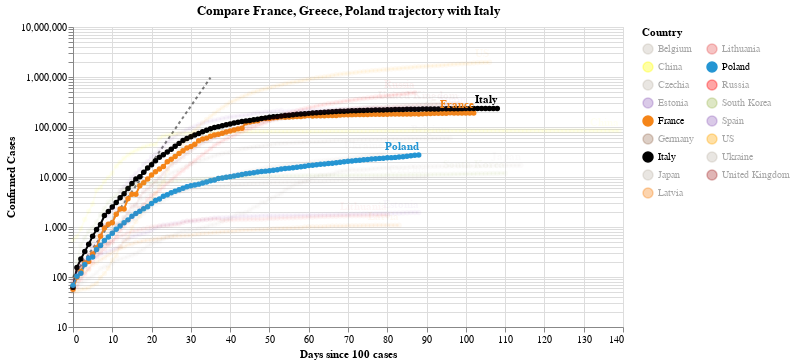

The code cell stored with this chart in its notebook:
### Code cell
#hide_input
chart2 = make_since_chart(dff2, ['France', 'Greece', 'Poland'], baseline_countries)
chart2

### Figure 1 — Vega-Lite specification as saved in the notebook (floating-point values rounded to 4 significant figures; data arrays with more than 128 entries replaced by an {"elided": "..."} marker saying what was removed)
{"config": {"view": {"continuousWidth": 400, "continuousHeight": 300}}, "layer": [{"data": {"name": "data-628230001892d6798b50651be41d1b3e"}, "mark": {"type": "line", "color": "black", "opacity": 0.5, "strokeDash": [3, 3]}, "encoding": {"x": {"type": "quantitative", "field": "Days since 100 cases"}, "y": {"type": "quantitative", "field": "Confirmed Cases"}}}, {"data": {"name": "data-964d8a34ce68315b9130cb5071e4d3d5"}, "mark": {"type": "line", "point": true}, "encoding": {"color": {"type": "nominal", "field": "Country", "legend": {"columns": 2}, "scale": {"domain": ["Belgium", "China", "Czechia", "Estonia", "France", "Germany", "Italy", "Japan", "Latvia", "Lithuania", "Poland", "Russia", "South Korea", "Spain", "US", "Ukraine", "United Kingdom"], "range": ["#C1B7AD", "yellow", "#C1B7AD", "#9467bd", "#F58518", "#9D755D", "black", "#C1B7AD", "#F58518", "#E45756", "#2495D3", "red", "#A1BA59", "#9467bd", "orange", "#C1B7AD", "brown"]}}, "opacity": {"condition": {"value": 1, "selection": "selector005"}, "value": 0.05}, "tooltip": [{"type": "nominal", "field": "Country"}, {"type": "temporal", "field": "Date"}, {"type": "quantitative", "field": "Confirmed Cases"}, {"type": "quantitative", "field": "Days since 100 cases"}], "x": {"type": "quantitative", "field": "Days since 100 cases"}, "y": {"type": "quantitative", "field": "Confirmed Cases", "scale": {"type": "log"}}}, "selection": {"selector005": {"type": "multi", "fields": ["Country"], "bind": "legend", "init": [{"Country": "France"}, {"Country": "Greece"}, {"Country": "Poland"}, {"Country": "Italy"}]}}, "width": 550}, {"data": {"name": "data-964d8a34ce68315b9130cb5071e4d3d5"}, "mark": {"type": "text", "align": "right", "dy": -8, "fontWeight": "bold"}, "encoding": {"color": {"type": "nominal", "field": "Country", "legend": {"columns": 2}, "scale": {"domain": ["Belgium", "China", "Czechia", "Estonia", "France", "Germany", "Italy", "Japan", "Latvia", "Lithuania", "Poland", "Russia", "South Korea", "Spain", "US", "Ukraine", "United Kingdom"], "range": ["#C1B7AD", "yellow", "#C1B7AD", "#9467bd", "#F58518", "#9D755D", "black", "#C1B7AD", "#F58518", "#E45756", "#2495D3", "red", "#A1BA59", "#9467bd", "orange", "#C1B7AD", "brown"]}}, "opacity": {"condition": {"value": 1, "selection": "selector005"}, "value": 0.05}, "text": {"type": "nominal", "field": "Country"}, "tooltip": [{"type": "nominal", "field": "Country"}, {"type": "temporal", "field": "Date"}, {"type": "quantitative", "field": "Confirmed Cases"}, {"type": "quantitative", "field": "Days since 100 cases"}], "x": {"type": "quantitative", "field": "Days since 100 cases"}, "y": {"type": "quantitative", "field": "Confirmed Cases", "scale": {"type": "log"}}}, "transform": [{"filter": "(datum['Date'] >= 1591660800000)"}], "width": 550}], "title": "Compare France, Greece, Poland trajectory with Italy", "$schema": "https://vega.github.io/schema/vega-lite/v4.0.2.json", "datasets": {"data-628230001892d6798b50651be41d1b3e": [{"Days since 100 cases": 0, "Confirmed Cases": 100.0}, {"Days since 100 cases": 1, "Confirmed Cases": 130.0}, {"Days since 100 cases": 2, "Confirmed Cases": 169.0}, {"Days since 100 cases": 3, "Confirmed Cases": 219.7}, {"Days since 100 cases": 4, "Confirmed Cases": 285.6}, {"Days since 100 cases": 5, "Confirmed Cases": 371.3}, {"Days since 100 cases": 6, "Confirmed Cases": 482.7}, {"Days since 100 cases": 7, "Confirmed Cases": 627.5}, {"Days since 100 cases": 8, "Confirmed Cases": 815.7}, {"Days since 100 cases": 9, "Confirmed Cases": 1060.0}, {"Days since 100 cases": 10, "Confirmed Cases": 1379.0}, {"Days since 100 cases": 11, "Confirmed Cases": 1792.0}, {"Days since 100 cases": 12, "Confirmed Cases": 2330.0}, {"Days since 100 cases": 13, "Confirmed Cases": 3029.0}, {"Days since 100 cases": 14, "Confirmed Cases": 3937.0}, {"Days since 100 cases": 15, "Confirmed Cases": 5119.0}, {"Days since 100 cases": 16, "Confirmed Cases": 6654.0}, {"Days since 100 cases": 17, "Confirmed Cases": 8650.0}, {"Days since 100 cases": 18, "Confirmed Cases": 11250.0}, {"Days since 100 cases": 19, "Confirmed Cases": 14620.0}, {"Days since 100 cases": 20, "Confirmed Cases": 19000.0}, {"Days since 100 cases": 21, "Confirmed Cases": 24710.0}, {"Days since 100 cases": 22, "Confirmed Cases": 32120.0}, {"Days since 100 cases": 23, "Confirmed Cases": 41750.0}, {"Days since 100 cases": 24, "Confirmed Cases": 54280.0}, {"Days since 100 cases": 25, "Confirmed Cases": 70560.0}, {"Days since 100 cases": 26, "Confirmed Cases": 91730.0}, {"Days since 100 cases": 27, "Confirmed Cases": 119300.0}, {"Days since 100 cases": 28, "Confirmed Cases": 155000.0}, {"Days since 100 cases": 29, "Confirmed Cases": 201500.0}, {"Days since 100 cases": 30, "Confirmed Cases": 262000.0}, {"Days since 100 cases": 31, "Confirmed Cases": 340600.0}, {"Days since 100 cases": 32, "Confirmed Cases": 442800.0}, {"Days since 100 cases": 33, "Confirmed Cases": 575600.0}, {"Days since 100 cases": 34, "Confirmed Cases": 748300.0}, {"Days since 100 cases": 35, "Confirmed Cases": 972800.0}], "data-964d8a34ce68315b9130cb5071e4d3d5": {"elided": "1686 records"}}}
